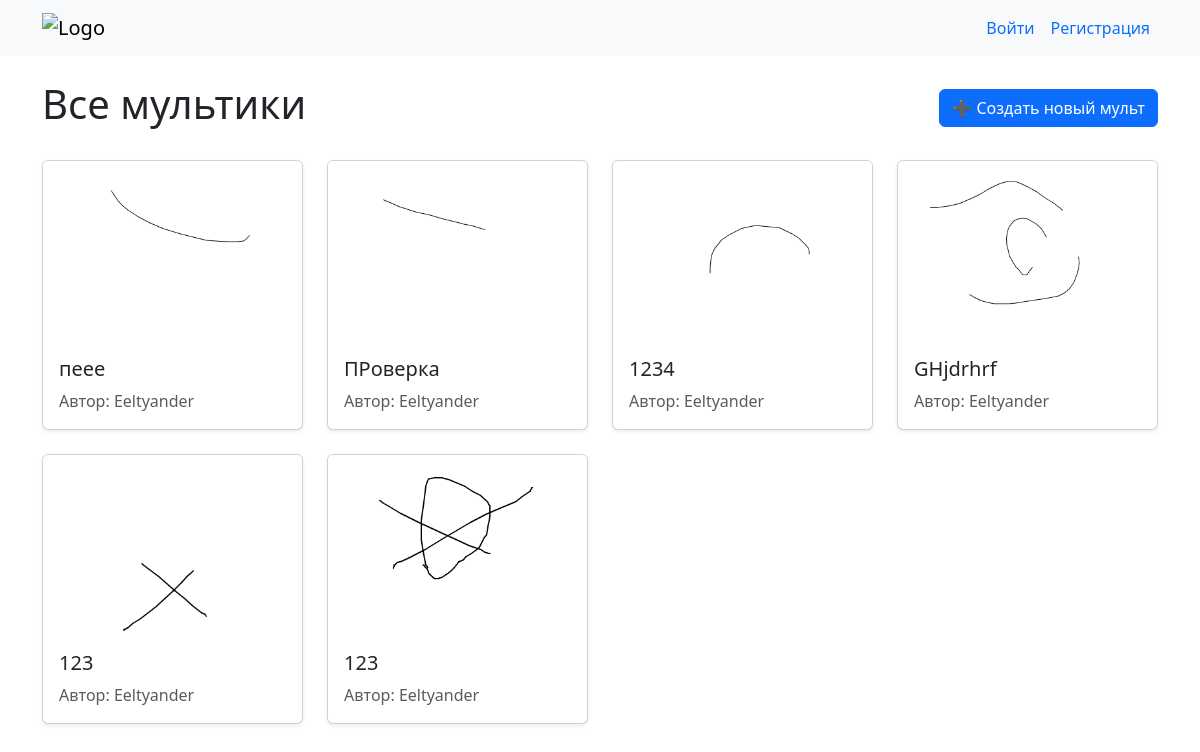
The app's page /, older data.
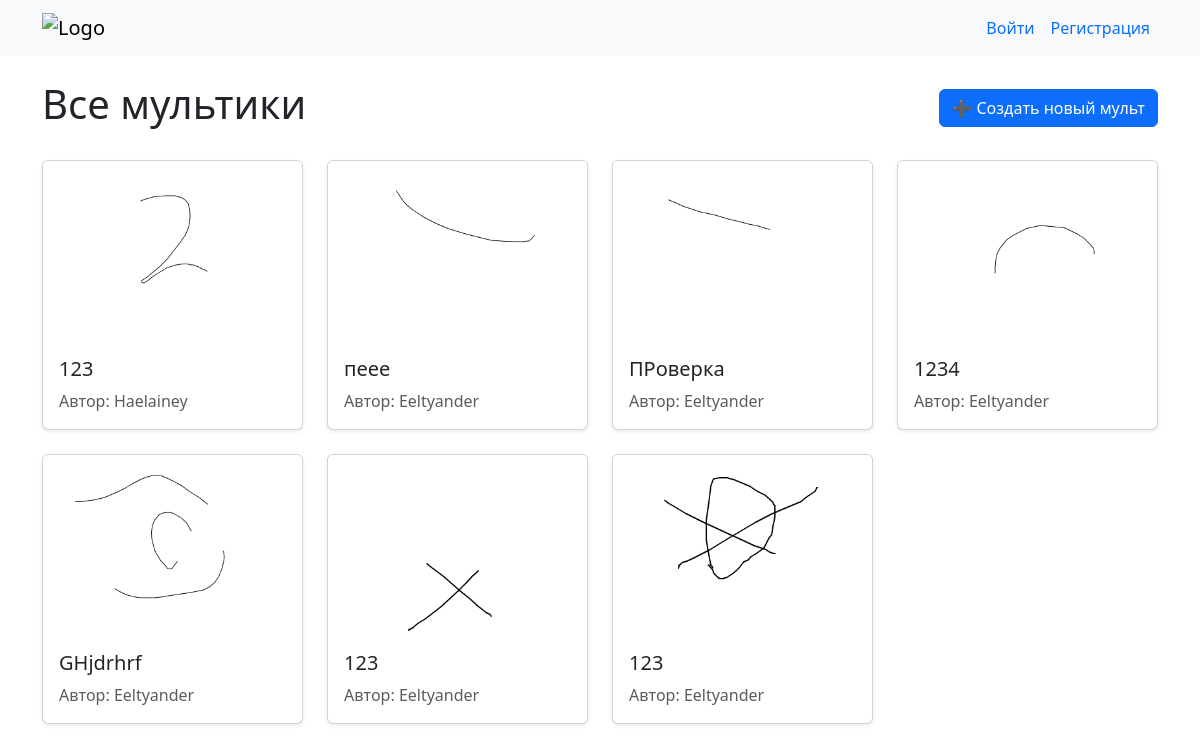
The same page, newer data.
### cartoons/models.py (models this page shows, shortened)
class Cartoon(models.Model):
    title = models.CharField(max_length=200, verbose_name="Название")
    author = models.ForeignKey(User, on_delete=models.CASCADE,
                               related_name='cartoons')
    created_at = models.DateTimeField(auto_now_add=True)
    updated_at = models.DateTimeField(auto_now=True)
    preview = models.ImageField(upload_to='cartoons/gifs/')
    frames_data = models.JSONField(default=dict, blank=True)
    fps = models.PositiveSmallIntegerField(default=12)
    class Meta:
        ordering = ['-created_at']  # сортировка по новизне

### cartoons/views.py (the view)
# urls.py: path('', views.index, name='index'),
def index(request):
    cartoons = Cartoon.objects.all()
    return render(request, 'cartoons/index.html', {'cartoons': cartoons})

### cartoons/templates/cartoons/index.html (shortened to what this page needs)
{% extends "base.html" %}
{% block content %}
<div class="d-flex justify-content-between align-items-center mb-4">
    <h1>Все мультики</h1>
    <a href="{% url 'editor_create' %}" class="btn btn-primary">➕ Создать новый мульт</a>
</div>
<div class="row row-cols-1 row-cols-sm-2 row-cols-md-3 row-cols-lg-4 g-4">
    {% for cartoon in cartoons %}
    <div class="col">
        <div class="card h-100 shadow-sm">
            <a href="{% url 'detail' cartoon.pk %}" class="text-decoration-none text-dark">
                {% if cartoon.preview %}
                <img src="{{ cartoon.preview.url }}" class="card-img-top" alt="{{ cartoon.title }}" style="height: 180px; object-fit: cover;">
                {% else %}
                <div class="card-img-top bg-light d-flex align-items-center justify-content-center" style="height: 180px;">
                    <span class="text-muted">Нет превью</span>
                </div>
                {% endif %}
                <div class="card-body">
                    <h5 class="card-title">{{ cartoon.title }}</h5>
                    <p class="card-text text-muted">Автор: {{ cartoon.author.username }}</p>
                </div>
            </a>
        </div>
    </div>
    {% empty %}
    <div class="col-12">
        <div class="alert alert-info">
            Пока нет ни одного мультика. <a href="{% url 'editor_create' %}" class="alert-link">Создайте первый!</a>
        </div>
    </div>
    {% endfor %}
</div>
{% endblock %}

Row changes from the older to the newer data that the page shows:
added Cartoon: preview (picture), title "123", author.username "Haelainey"
